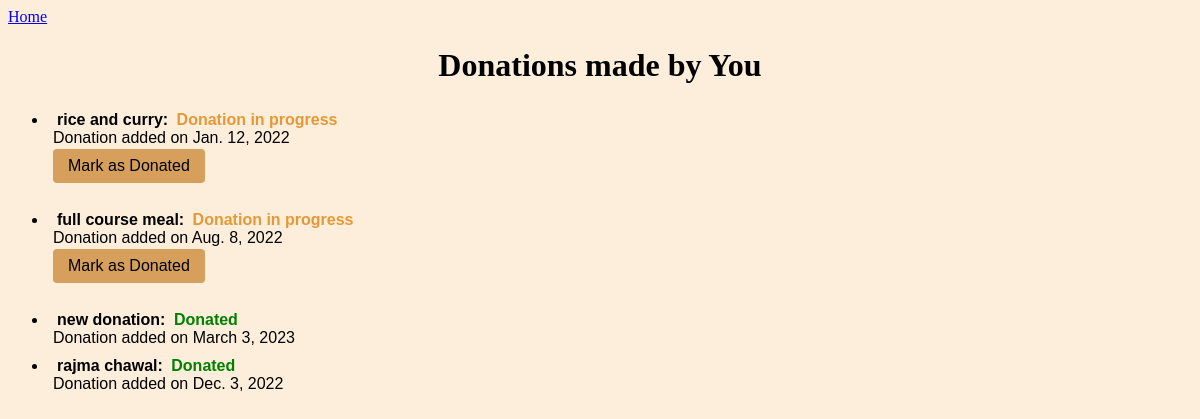
/donor_history/ (signed in), run on an earlier commit of the app's database.
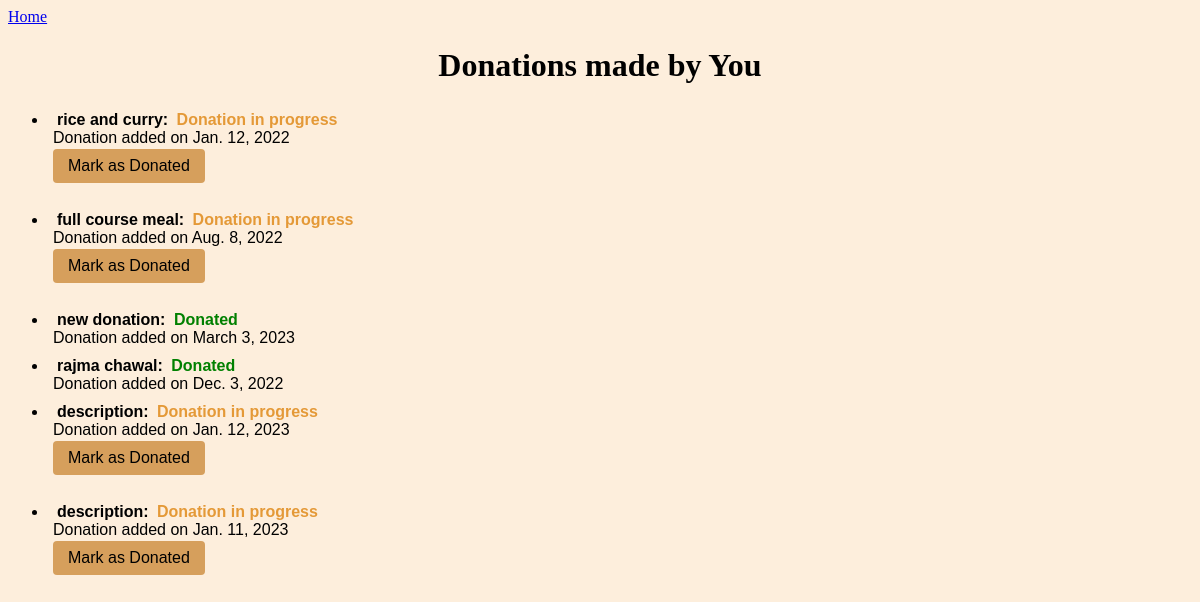
And on a later commit of the database.
### inventory/models.py (models this page shows, shortened)
class donations(models.Model):
    HOME_FOOD = 'homefood'
    PARTY = 'party'
    RESTAURANT = 'restro'
    OTHER = 'other'
    TYPE_CHOICES = [
        (HOME_FOOD, 'Home Food'),
        (PARTY, 'Party'),
        (RESTAURANT, 'Restaurant'),
        (OTHER, 'Other'),
    ]
    id = models.AutoField(primary_key=True)
    donor_id = models.ForeignKey(donor, on_delete=models.CASCADE)
    ngo_id = models.ForeignKey(ngo, on_delete=models.CASCADE, related_name='ngo_donations', blank=True, null=True)
    donation_date = models.DateField(null=True)
    exp_date = models.DateField()
    longitude = models.DecimalField(decimal_places=10,max_digits=15)
    latitude = models.DecimalField(decimal_places=10,max_digits=15)
    pincode = models.ForeignKey("pincode", on_delete=models.CASCADE,null=True)
    quantity = models.IntegerField()
    desc = models.TextField()
    status = models.BooleanField(default=True)
    status2 = models.BooleanField(default=True)
    type = models.CharField(max_length=10, choices=TYPE_CHOICES, default=OTHER)

### inventory/views.py (the view)
# urls.py: path("donor_history/", donor_history, name="donor_history"),
def donor_history(request):
    donor_instance = donor.objects.get(id=request.user.id)
    donations_made = donor_instance.donations_made()
    context = {
        'donor': donor_instance,
        'donations_made': donations_made,
    }
    return render(request, 'inventory/donor_history.html', context)

### inventory/models.py (called while the page is built)
    def donations_made(self):
        return donations.objects.filter(donor_id=self.id)

### inventory/templates/inventory/donor_history.html (shortened to what this page needs)
{% block content %}
  <body>
  <a href="{% url 'donor_home' %}" class="navbar-brand">Home</a>
<h1 class="heading">Donations made by You</h1>
{% if donations_made %}
  <ul>
    {% for donation in donations_made %}
  <li>
    <span style="font-family: Arial, sans-serif; font-size: 16px;font-weight: bold;padding: 4px;">
      {{ donation.desc }}:
    </span>
    {% if donation.status %}
      <span style="font-family: Arial, sans-serif; font-size: 16px; font-weight: bold; color: rgb(228, 153, 55);">
        Donation in progress
      </span>
      <br>
      <span>
        Donation added on {{ donation.donation_date}}
      </span>
      <form method="post" action="{% url 'update_donation_status' %}">
        <button type="submit">Mark as Donated</button>
      </form>
    {% else %}
      <span style="font-family: Arial, sans-serif; font-size: 16px; font-weight: bold; color: green;">
        Donated
      </span>
      <br>
      <span>
        Donation added on {{ donation.donation_date}}
      </span>
    {% endif %}
  </li>
{% endfor %}
  </ul>
{% else %}
  <p>No donations made yet.</p>
{% endif %}
</body>
{% endblock %}

What changed in the data, as far as the page shows it:
added donations: desc "description", donation_date "Jan. 12, 2023"
added donations: desc "description", donation_date "Jan. 11, 2023"
